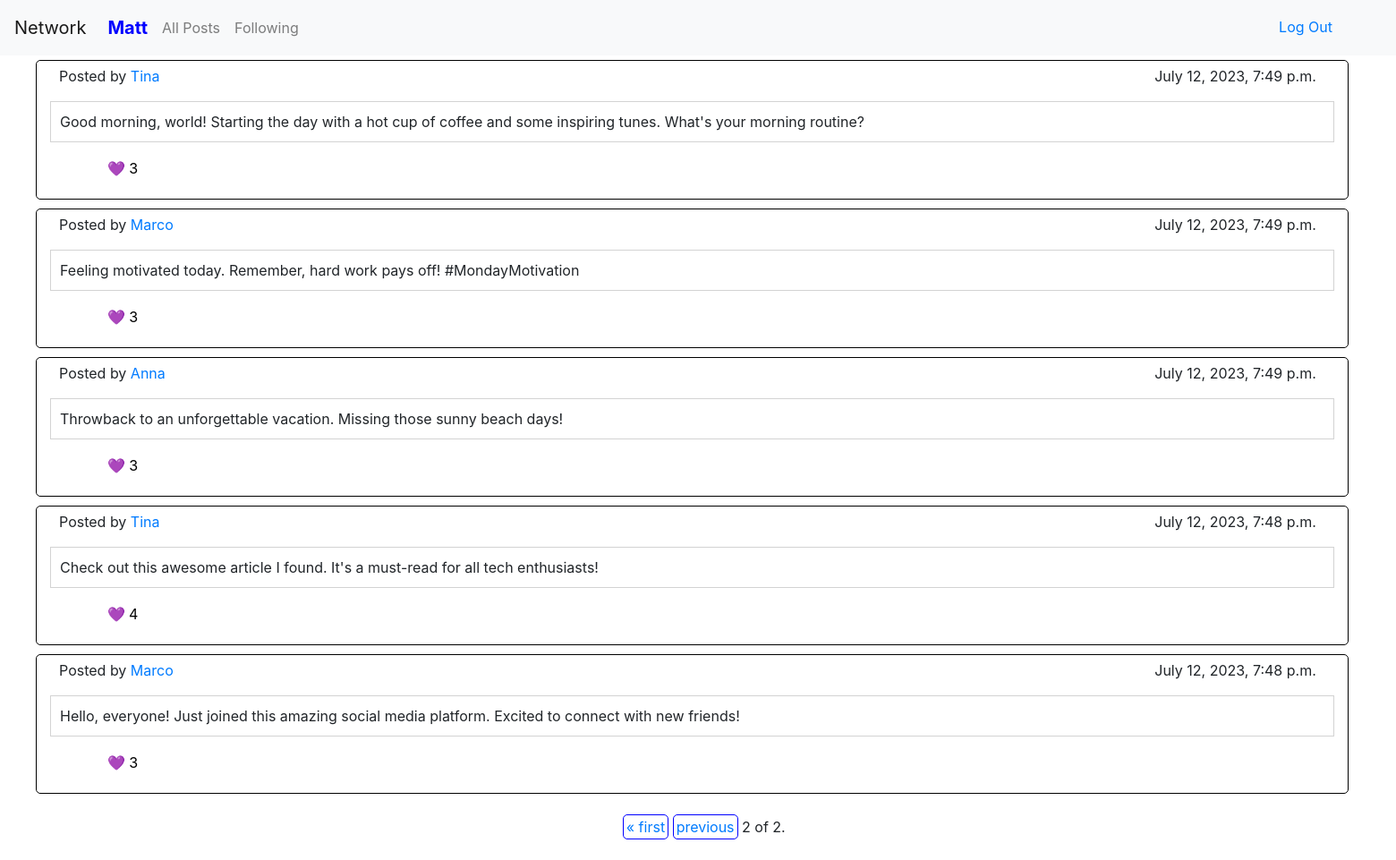
Screenshot of /following?page=2 (signed in) with the database file from the repository.
### network/models.py (models this page shows, shortened)
class User(AbstractUser):
    id = models.BigAutoField(primary_key=True)

class Post(models.Model):
    id = models.BigAutoField(primary_key=True)
    user = models.ForeignKey(User, on_delete=models.CASCADE)
    body_text = models.TextField()
    timestamp = models.DateTimeField()
    likes = models.IntegerField(default=0)
    liked_by = models.ManyToManyField(User, related_name='likes', blank=True)

### network/views.py (the view)
# urls.py: path("following", views.following, name="following"),
@login_required(login_url='login')
def following(request):
    following_users = Following.objects.filter(user=request.user).values_list('following_user', flat=True)
    post_list = Post.objects.filter(Q(user__in=following_users)).order_by('-timestamp')
    paginator = Paginator(post_list, 10)   # Show x posts per page.
    page_number = request.GET.get('page')
    page_obj = paginator.get_page(page_number)
    return render(request, "network/following.html", {
        "page_obj": page_obj,
    })

### network/templates/network/following.html (shortened to what this page needs)
{% extends "network/layout.html" %}
{% block body %}
    <ul id="post_list">
        {% for post in page_obj %}
            <li>
                <div class="user_post">
                    <div class="user_info">
                        <p id="post_username">Posted by <a href="{% url 'user_page' user_id=post.user.id %}">{{ post.user }}</a></p>
                        <p id="post_timestamp">{{ post.timestamp }}</p>
                    </div>
                    <p id="post_body">{{ post.body_text }}</p>
                    <form id="post_opt">
                        <button class="like_button" data-post-id="{{ post.id }}">
                          <p class="post_likes">&#x1F49C; {{ post.likes }}</p>
                        </button>
                    </form>
                  </div>
                </li>
        {% empty %}
          <li>No Posts.</li>
        {% endfor %}
      </ul>
      <div class="pagination" id="pagination" >
        <span class="step-links">
          {% if page_obj.has_previous %}
            <a id="pag_opt" href="?page=1">&laquo; first</a>
            <a id="pag_opt" href="?page={{ page_obj.previous_page_number }}">previous</a>
          {% endif %}
          <span class="current">
            {{ page_obj.number }} of {{ page_obj.paginator.num_pages }}.
          </span>
        </span>
      </div>
{% endblock %}

### network/templates/network/layout.html (shortened to what this page needs)
{% load static %}
<!DOCTYPE html>
<html lang="en">
    <head>
        <link rel="stylesheet" href="https://stackpath.bootstrapcdn.com/bootstrap/4.4.1/css/bootstrap.min.css">
        <link href="{% static 'network/styles.css' %}" rel="stylesheet">
    </head>
    <body>
        <nav class="navbar navbar-expand-lg navbar-light bg-light" id="navbar">
            <a class="navbar-brand" href="#">Network</a>
            <div>
              <ul class="navbar-nav mr-auto">
                {% if user.is_authenticated %}
                    <li class="nav-items">
                        <a class="nav-link" id="user_profile" style="font-size: 20px; href="{% url 'user_page' user_id=user.id %}"><strong>{{ user.username }}</strong></a>
                    </li>
                {% endif %}
                <li class="nav-item">
                  <a class="nav-link" href="{% url 'index' %}">All Posts</a>
                </li>
                {% if user.is_authenticated %}
                    <li class="nav-item">
                        <a class="nav-link" href="{% url 'following' %}">Following</a>
                    </li>
                {% endif %}
              </ul>
                {% if user.is_authenticated %}
                    <a class="nav-link" href="{% url 'logout' %}" style="position: absolute; top: 10px; right: 55px;">Log Out</a>
                {% endif %}
            </div>
          </nav>
        <div class="body">
            {% block body %}
            {% endblock %}
        </div>
    </body>
</html>

### network/static/network/styles.css (style rules this page uses)
.nav-item { margin-top: 3px; }
#post_list { list-style-type: none; }
.user_post { width: 96.5%; height: 80%; border: 1px solid black; border-radius: 5px; padding: 5px; margin-top: 5px; margin-bottom: 10px; align-items: center; }
.user_info { display: flex; flex-grow: 1; justify-content: space-between; margin-left: 20px; margin-right: 30px; }
#post_body { margin-left: 10px; margin-right: 10px; padding: 10px; border: 1px solid lightgrey; white-space: pre-wrap; }
#post_opt { display: grid; grid-template-columns: repeat(8, 1fr); }
.like_button { border: none; background: transparent; grid-column: 1 / 2; }
#user_profile { color: blue; }
#pagination { position: relative; left: 43%; cursor: pointer; margin: 25px; }
#pag_opt { border-radius: 5px; padding: 3px; border: 1px solid blue; }

### rows the page displays
User: username "Matt"
Post: user "Tina", timestamp "July 12, 2023, 7:49 p.m.", body_text "Good morning, world! Starting the day with a hot cup of coffee and some inspiring tunes. What's your morning routine?", likes "3"
Post: user "Marco", timestamp "July 12, 2023, 7:49 p.m.", body_text "Feeling motivated today. Remember, hard work pays off! #MondayMotivation", likes "3"
Post: user "Anna", timestamp "July 12, 2023, 7:49 p.m.", body_text "Throwback to an unforgettable vacation. Missing those sunny beach days!", likes "3"
Post: user "Tina", timestamp "July 12, 2023, 7:48 p.m.", body_text "Check out this awesome article I found. It's a must-read for all tech enthusiasts!", likes "4"
Post: user "Marco", timestamp "July 12, 2023, 7:48 p.m.", body_text "Hello, everyone! Just joined this amazing social media platform. Excited to connect with new friends!", likes "3"

### other values shown
{{ page_obj.number }} "2"
{{ page_obj.paginator.num_pages }} "2"
